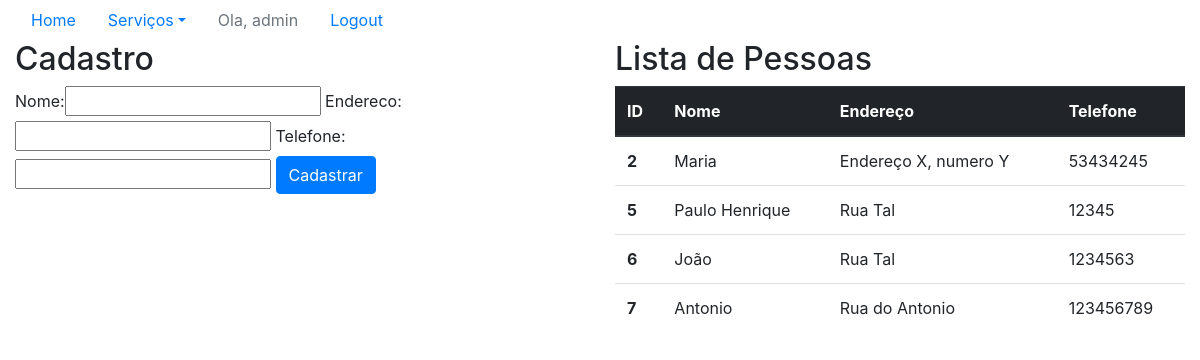
Screenshot of /sistema/pessoas/ (signed in) with the database file from the repository.
### core/models.py (models this page shows, shortened)
class Pessoa(models.Model):
    nome = models.CharField(max_length=100)
    endereco = models.CharField(max_length=200)
    telefone = models.CharField(max_length=20)

### core/views.py (the view)
# urls.py: path('pessoas/', lista_pessoas,
@login_required
def lista_pessoas(request):
    pessoas = Pessoa.objects.all
    form = PessoaForm()
    data = {'pessoas': pessoas, 'form': form}
    return render(request, 'core/lista_pessoas.html', data)

### core/form.py
class PessoaForm(ModelForm):
    class Meta:
        model = Pessoa
        fields = '__all__'

### core/templates/core/lista_pessoas.html (shortened to what this page needs)
<!DOCTYPE html>
{% extends 'base.html' %}
{% load bootstrap %}
{% block menu %}
<ul class="nav nav-pills">
    <li class="nav-item">
        <a class="nav-link" href="{% url 'core_home' %}">Home</a>
    </li>
    <li class="nav-item dropdown">
        <a class="nav-link dropdown-toggle" data-toggle="dropdown" href="#" role="button" aria-haspopup="true" aria-expanded="false">Serviços</a>
    </li>
    {% if user.is_authenticated %}
        <li class="nav-item">
            <a class="nav-link disabled" href="#">Ola, {{ user }}</a>
        </li>
        <li class="nav-item">
            <a class="nav-link" href="{% url 'logout' %}">Logout</a>
        </li>
    {% else %}
        <li class="nav-item">
            <a class="nav-link" href="{% url 'login' %}">Login</a>
        </li>
    {% endif %}
</ul>
{% endblock %}
{% block main %}
    <div class="row">
        <div class="col-sm-6">
        <h2>Cadastro</h2>
            <form action="{% url 'core_pessoa_novo' %}" method="POST">
                {{ form|bootstrap }}
                <button type="submit" class="btn btn-primary">Cadastrar</button>
            </form>
        </div>
        <div class="col-sm-6">
        <h2>Lista de Pessoas</h2>
            <table class="table">
                <thead class="thead-dark">
                  <tr>
                    <th scope="col">ID</th>
                    <th scope="col">Nome</th>
                    <th scope="col">Endereço</th>
                    <th scope="col">Telefone</th>
                  </tr>
                </thead>
                <tbody>
                    {% for pessoa in pessoas %}
                    <tr>
                    <th scope="row">{{ pessoa.id }}</th>
                    <td>{{ pessoa.nome }}</td>
                    <td>{{ pessoa.endereco }}</td>
                    <td>{{ pessoa.telefone }}</td>
                    </tr>
                    {% endfor %}
                </tbody>
            </table>
        </div>
    </div>
{% endblock  %}

### rows the page displays
Pessoa: id "2", nome "Maria", endereco "Endereço X, numero Y", telefone "53434245"
Pessoa: id "5", nome "Paulo Henrique", endereco "Rua Tal", telefone "12345"
Pessoa: id "6", nome "João", endereco "Rua Tal", telefone "1234563"
Pessoa: id "7", nome "Antonio", endereco "Rua do Antonio", telefone "123456789"

### other values shown
{{ user }} "admin"
